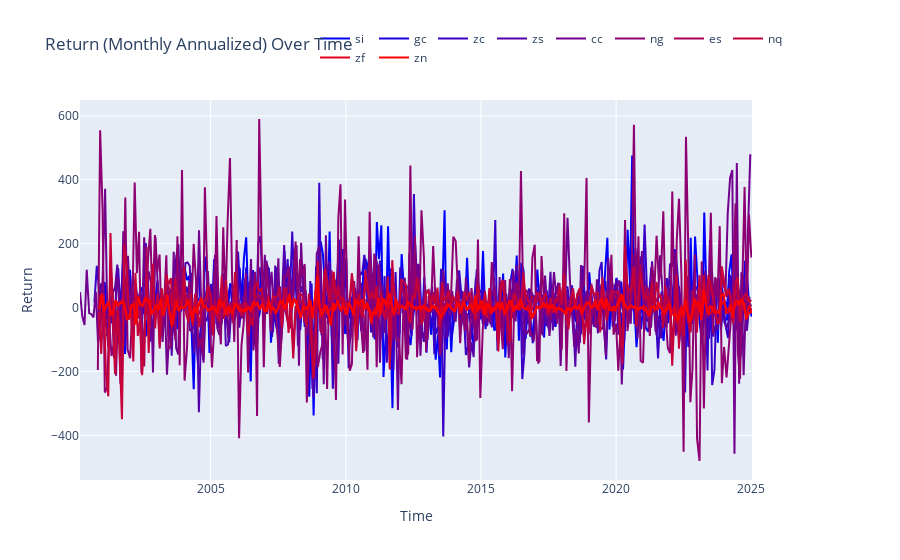

The cell this chart's notebook holds for it:
### Code cell
fig = go.Figure()

for name in contracts:
    fig.add_trace(
        go.Scatter(
            x=contracts[name]["rtr"].index,
            y=contracts[name]["rtr"],
            name=name,
            mode="lines",
            line=dict(color=color_map[name]),
        )
    )
fig.update_layout(
    yaxis=dict(title="Return"),
    xaxis=dict(title="Time"),
    title="Return (Monthly Annualized) Over Time",
    legend=dict(x=0.5, y=1.2, orientation="h"),
)

fig.show()

### Figure 1 — Plotly figure (JSON) as saved in the notebook; plotly's stock layout.template omitted (floating-point values rounded to 4 significant figures; data arrays with more than 128 entries replaced by an {"elided": "..."} marker saying what was removed)
{"data": [{"line": {"color": "rgb(0.0, 0.0, 255.0)"}, "mode": "lines", "name": "si", "type": "scatter", "x": {"elided": "290 str values"}, "y": {"elided": "290 float values"}}, {"line": {"color": "rgb(28.333333333333332, 0.0, 226.66666666666666)"}, "mode": "lines", "name": "gc", "type": "scatter", "x": {"elided": "290 str values"}, "y": {"elided": "290 float values"}}, {"line": {"color": "rgb(56.666666666666664, 0.0, 198.33333333333334)"}, "mode": "lines", "name": "zc", "type": "scatter", "x": {"elided": "290 str values"}, "y": {"elided": "290 float values"}}, {"line": {"color": "rgb(85.0, 0.0, 170.0)"}, "mode": "lines", "name": "zs", "type": "scatter", "x": {"elided": "290 str values"}, "y": {"elided": "290 float values"}}, {"line": {"color": "rgb(113.33333333333333, 0.0, 141.66666666666669)"}, "mode": "lines", "name": "cc", "type": "scatter", "x": {"elided": "297 str values"}, "y": {"elided": "297 float values"}}, {"line": {"color": "rgb(141.66666666666666, 0.0, 113.33333333333334)"}, "mode": "lines", "name": "ng", "type": "scatter", "x": {"elided": "290 str values"}, "y": {"elided": "290 float values"}}, {"line": {"color": "rgb(170.0, 0.0, 85.0)"}, "mode": "lines", "name": "es", "type": "scatter", "x": {"elided": "291 str values"}, "y": {"elided": "291 float values"}}, {"line": {"color": "rgb(198.33333333333331, 0.0, 56.666666666666686)"}, "mode": "lines", "name": "nq", "type": "scatter", "x": {"elided": "291 str values"}, "y": {"elided": "291 float values"}}, {"line": {"color": "rgb(226.66666666666666, 0.0, 28.333333333333343)"}, "mode": "lines", "name": "zf", "type": "scatter", "x": {"elided": "290 str values"}, "y": {"elided": "290 float values"}}, {"line": {"color": "rgb(255.0, 0.0, 0.0)"}, "mode": "lines", "name": "zn", "type": "scatter", "x": {"elided": "289 str values"}, "y": {"elided": "289 float values"}}], "layout": {"legend": {"orientation": "h", "x": 0.5, "y": 1.2}, "title": {"text": "Return (Monthly Annualized) Over Time"}, "xaxis": {"title": {"text": "Time"}}, "yaxis": {"title": {"text": "Return"}}}}
